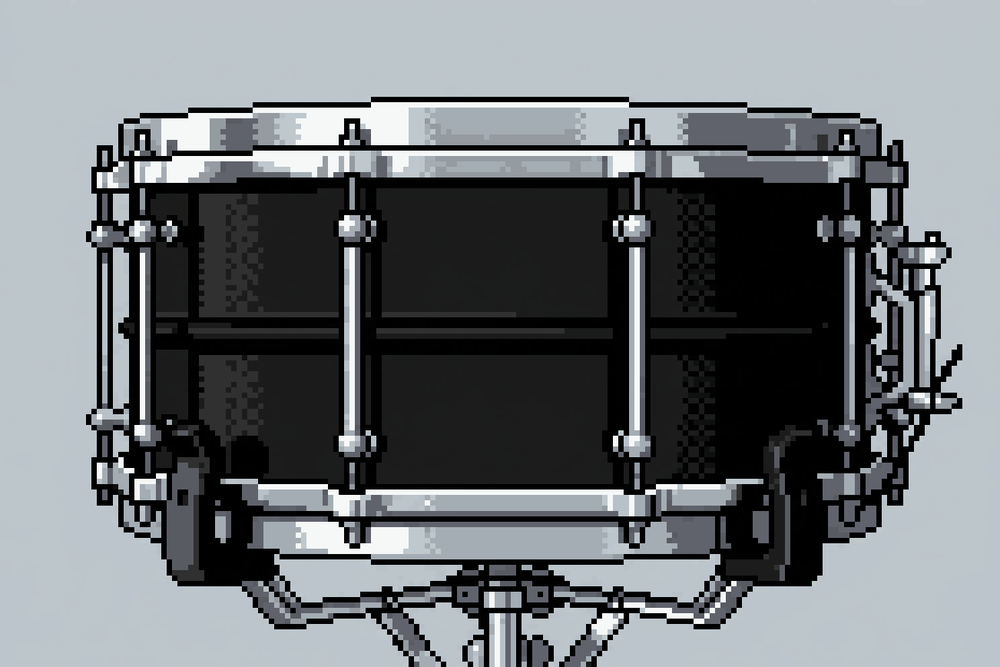
#> input picture assets/snare_pixelart.png, 1000 x 667 px, shrunk from 1302 x 868 before the run, found by its file name
$ python export_cpp.py assets/snare_pixelart.png src/SnareImageData.cpp --scale 7
#> lines starting #> are read from the running program, lines starting #| are printed output that depends on the picture
#!/usr/bin/env python3
"""Превращает snare_pixelart.png (пиксели увеличены в SCALE раз) в C++ массивы:
палитра + индекс цвета на каждый пиксель арта.
    python3 tools/export_cpp.py assets/snare_pixelart.png src/SnareImageData.cpp --scale 7
"""
import argparse
import numpy as np
from PIL import Image

ap = argparse.ArgumentParser()
ap.add_argument("png"); ap.add_argument("out")
ap.add_argument("--scale", type=int, default=7)
a = ap.parse_args()

im = np.array(Image.open(a.png).convert("RGB"))
#> im is the input picture: shape (667, 1000, 3); mean R, G, B 112.4, 117.2, 120.5
s = a.scale
h, w = im.shape[0] // s, im.shape[1] // s
#> h = 95; w = 142
grid = im[s // 2::s, s // 2::s][:h, :w]                  # центр каждой клетки
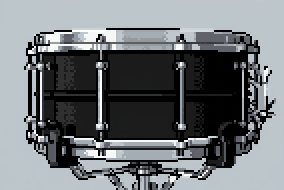
#> grid: shape (95, 142, 3) (shown 2 times larger); mean R, G, B 110.8, 115.5, 118.7
pal, idx = np.unique(grid.reshape(-1, 3), axis=0, return_inverse=True)
#> pal = 795 rows, first 8: [0, 0, 0], [0, 0, 1], [0, 1, 0], [1, 0, 1], [1, 1, 0], [1, 1, 1], [1, 1, 2], [1, 2, 1]; idx = 13490 values, max 794 at index 2166, min 0 at index 2041, mean 394.9
idx = idx.reshape(h, w)
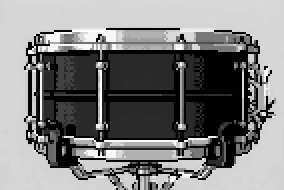
#> idx: shape (95, 142) int64 (shown 2 times larger); min 0, max 794, mean 394.9; drawn with min black and max white

with open(a.out, "w", encoding="utf-8") as f:
    f.write('// Сгенерировано tools/export_cpp.py. Не править вручную.\n#include "SnareImage.h"\n\nnamespace snareimg {\n\n')
    f.write(f"static_assert(kWidth == {w} && kHeight == {h} && kPaletteSize == {len(pal)}, \"размеры не совпадают с SnareImage.h\");\n\n")
    f.write("const uint8_t kPalette[kPaletteSize][3] = {\n")
    for r, g, b in pal:
        f.write(f"    {{{r}, {g}, {b}}},\n")
#> this loop made 795 passes
    f.write("};\n\nconst uint8_t kPixels[kWidth * kHeight] = {\n")
    for y in range(h):
        f.write("    " + ",".join(str(int(v)) for v in idx[y]) + ",\n")
    f.write("};\n\n} // namespace snareimg\n")
print(f"{w}x{h}, палитра {len(pal)} -> {a.out}")
#| 142x95, палитра 795 -> src/SnareImageData.cpp
